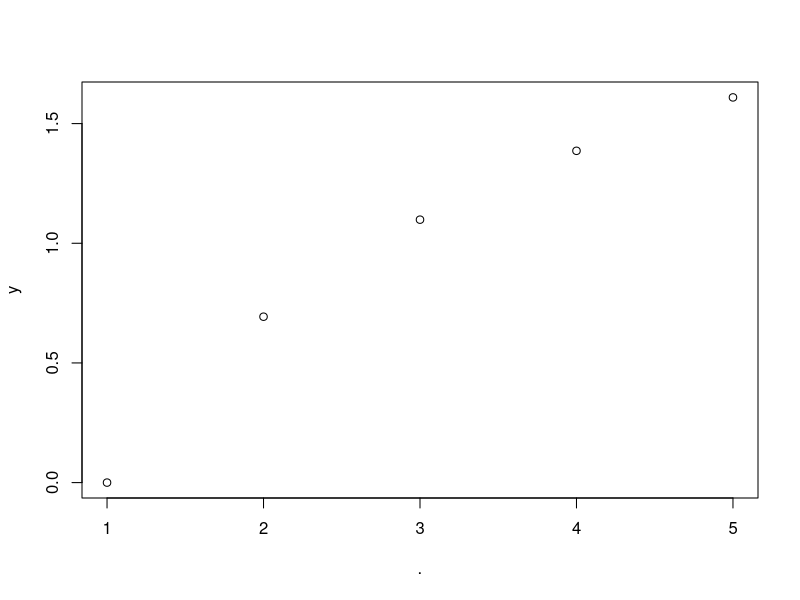
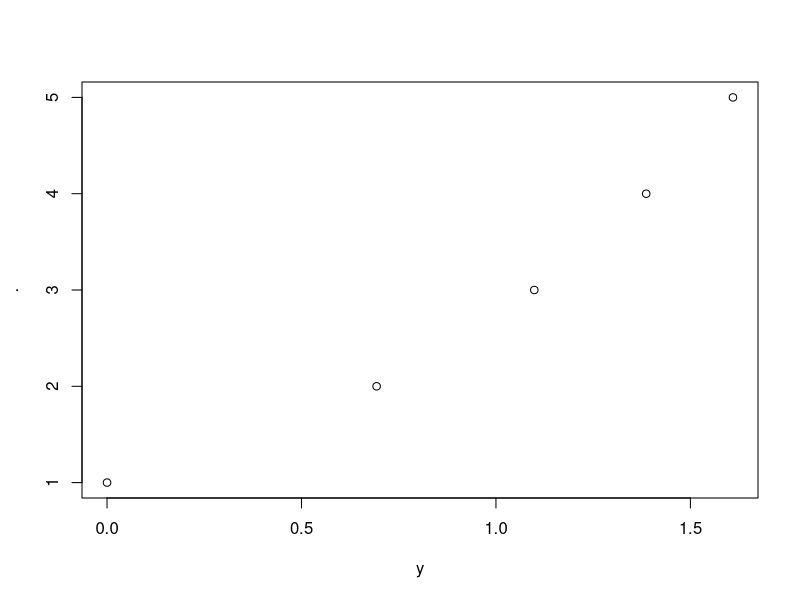

Reproduce these figures in R, in order. (Note: this script raises an error after producing the figures.)
#' chapter 4

#' %>% 
#' x %>%  f() -> f(x)
#' x %>%  f(y) -> f(x,y)
#' x %>%  f(y, .) -> f(y,x)

library(dplyr)
x <- 1:5
y <- log(x)
x %>% mean()
x %>%  plot(y)
x %>%  plot(y,.)

x %>% log() %>% mean() # == mean(log(x))
x %>% log() %>% mean() %>% sqrt() # == sqrt(mean(log(x)))

#파이프를 통해 할당

x = 1:5
u = x %>% mean
u
v <- x %>% mean
v
x %>%  mean -> w
w

s = as_tibble(airquality) %>%  print(n=3)
dim(s)

#filter
library(tidyverse)
mtcars_t <- as_tibble(mtcars)
mtcars_t
mtcars_t %>%  filter(mpg >= 30)
mtcars_t %>%  filter(mpg>=30, wt<1.8) # & 대신 , 를 사용할 수 있다.

mtcars_t %>% filter(mpg <= 30, cyl %in% c(6,8), am ==1)

mtcars_t %>% 
  filter(
    mpg >= median(mpg), mpg <= quantile(mpg, probs=0.75) 
    ) %>% 
      print(n=3)

mtcars_t %>% 
  filter(
    between(mpg, median(mpg), quantile(mpg, probs = 0.75))
  )

airs <- as_tibble(airquality) %>% print(n=3)

airs %>% 
  filter(is.na(Ozone) | is.na(Solar.R)) %>% 
  print(n=3)

#slice : 행 번호를 직접 입력하여 특정 행 선택 또는 제거

iris_t <- as_tibble(iris)
iris_t %>% slice(5:10)
iris_t %>%  slice(-(5:10)) %>% 
  print(n=3)
#마지막행 선택
iris_t %>% slice(n()) # n() : 행의 개수를 게는 함수

iris_t %>%  slice_head(n = 3)
iris_t %>%  slice_tail(n = 3)
iris_t %>%  slice_sample(n = 3)
iris_t %>%  slice(prop = 0.02, replace=TRUE) # 0.02퍼센트 행 복원 추출

iris_t %>%  slice_max(Sepal.Width, n = 2)#가장 큰 것 #선택하고자하는 개수(n), 또는 비율(prop)
iris_t %>%  slice_max(Sepal.Width, prop=0.02)
iris_t %>%  slice_min(Petal.Length, prop=0.02)

#arange() 변수 기준으로 재배열
# arrange(df, var_1,var2) #var_1 : 제1정렬기준, var2_2: 제2장렬기준
# 오름차순(작은것부터)가 디폴트, desc() : 내림차순으로 

mtcars_t %>% arrange(mpg) %>% print(n=3)
mtcars_t %>% arrange(mpg, desc(wt)) %>% print(n=3)

air <- as_tibble(airquality)
air
airs_1 <- air %>%  filter(Month == 5, Day <= 10)
airs_1
airs_1 %>% arrange(!is.na(Ozone)) 
# 중요 ! : 결측값을 가장 앞으로 배치 == is.na(x)
airs_1 %>% arrange(!is.na(Ozone), desc(Ozone))

#distinct() : 중복행 제거
# option : .keep_all = TRUE : 모든 변수 유지, 중복된 행 중 첫번째 행만 유지
# FALSE : 해당 변수만
df1 <- tibble(id=rep(1:3, times=2:4), x1 = c(1:2,1:3,1:4))
df1
df1 %>% distinct(id, .keep_all = TRUE)
df1 %>%  distinct(id)
df2 <-  tibble(id=rep(1:3, each=2), x1=c(2,2,3,1,4,4))
df2
df2 %>% distinct(.keep_all = TRUE)
rm(list=ls())
#select : 열 선택
mtcars
mtcars_t <- mtcars %>% 
  rownames_to_column(var="row.name") %>% 
  as_tibble()
mtcars_t
mtcars_t %>% select(1:3,7)
mtcars_t %>%  select(row.name:cyl,wt)

# 열 제거 : ! , -
mtcars_t %>% select(-c(1:3,7))
mtcars_t %>% select(!c(1:3,7))
mtcars_t %>% select(1:3, !1)
# 1,2,3과 1을 제외한 나머지의 합집합 == 전체
mtcars_t %>% select(1:3,-1)
# 1,2,3에서 1을 제외한 2,3
mtcars_t %>%  select(-c(1:3),-1)
# 1,2,3을 제외하고 첫번째

# where(fn) 
# fn : 결과가 TRUE or FALSE인 predicate 함수
# where(fn) : 결과가 TRUE인 변수 선택

mpg %>%  print(n=3)
#숫자형 변수 선택
mpg %>% select(where(is.numeric))

# everything() : 모든 변수 선택
# last_col() : 마지막 변수 선택

# starts_with("x") : x로 시작하는 변수 선택
# ends_with("x") : x로 끝나는 변수 선택
# contains("x") : x를 포함하는 변수 
# num_range("x", 1:10) : x1,x2, ... , x10과 동일
# all_of(vec): vec에 이름 있는 변수 선택, 단 없는 변수 이름이 vec에 있으면 오류 발생
# any_of(vec) : all_of(vec)과 동일, 데이터프레임에 없는 이름이 vec에 있어도 오류 발생하지않음

mtcars_t %>% select(1, last_col())
mtcars_t %>% select(starts_with("m"))
mtcars_t %>% select(ends_with("p"))
mtcars_t %>% select(contains("A"))
vars <- c("model","mpg","wt")
mtcars_t %>% select(any_of(vars))
mtcars_t %>% select(all_of(vars))#에러발생
mtcars_t %>% select(where(is.numeric), contains("c"))

#열이름 변경
# select, rename, rename_with

mtcars_t <- mtcars %>% 
  rownames_to_column(var = "row.name") %>% 
  as_tibble()
mtcars_t %>% select(model = row.name) # row.name을 model로 이름 변경
mtcars_t %>% select(model = row.name, everything()) #모든 열 유지

mtcars_t %>% rename(model = row.name)
#rename_with() : 많은 변수 이름을 공통된 양식으로 변경하는 경우

mtcars_t %>% rename_with(toupper)

mtcars_t %>% rename_with(toupper, contains("a"))

#relocate : 열 위치 변경

iris_t <- as_tibble(iris)
iris_t
iris_t %>% relocate(Species)#Species 맨앞으로

iris_t %>% relocate(ends_with("th"), .after=(Species))

# mutate() , transmute : 새로운 열 추가

mtcars_t %>% mutate(kml = mpg*0.43,
                    gp_kml = if_else(kml>=10, "good", "bad")) %>% relocate(kml, gp_kml)
mtcars_t %>% mutate(kml = mpg*0.43,
                    gp_kml = case_when(
                      kml < 8 ~ "bad",
                      kml < 11 ~ "good",
                      TRUE ~ "excellent"
                    )) %>% relocate(kml, gp_kml)

# summarise()

mpg %>% 
  summarise(n = n(), n_hwy = n_distinct(hwy), #n() : 전체 행 개수, n_distinct() : 서로 다른 값을 갖고 있는 행의 개수
            avg_hwy = mean(hwy))
                    
mpg %>% 
  summarise(avg_hwy = mean(hwy), rng_hwy. = range(hwy))

# groupby()

by_cyl <- mpg %>% group_by(cyl)
by_cyl

by_cyl %>% tally() # 각 그룹에 속한 자료 개수 확인
mpg %>% count(cyl)
by_cyl %>% ungroup()

airs_M <- airquality %>% group_by(Month)
airs_M %>% summarise(avg_Oz = mean(Ozone, na.rm=TRUE))
airs_M %>% summarise(n_miss = sum(is.na(Ozone)),
                     n_obs = sum(!is.na(Ozone)))
# first(), las(), nth()
airs_M %>% summarise(first_Oz = first(Ozone),
                     last_Oz = last(Ozone))
#월별 Ozone의 가장 작은 값과 큰 값

airs_M %>% summarise(min_Oz = min(Ozone, na.rm=TRUE),
                     max_Oz = max(Ozone,na.rm=TRUE))

#월별 Ozone의 개별 값이 전체 기간 동안의 평균값보다 작은 날 수

airs_M %>% summarise(below_mean = sum(Ozone < mean(airquality$Ozone,na.rm=TRUE),na.rm = TRUE))

#select : 열 선택

mpg %>% group_by(cyl) %>% select(hwy)
mpg %>% group_by(cyl) %>% arrange(hwy, .by_group = TRUE) # cyl이 첫번째 정렬변수

mpg %>% select(cyl, hwy) %>% 
  mutate(std_hwy = hwy - mean(hwy), rank = min_rank(hwy))
# min_rank : 입력된 벡터의 오름차순 순위 계산(작을수록 낮은 순위)
mpg %>% select(cyl,hwy) %>% 
  group_by(cyl) %>%
  mutate(std_hwy = hwy - mean(hwy), rank=min_rank(hwy))

# mpg의 cyl 그룹별 hwy가 가장 큰 값을 갖는 행 선택

mpg %>% group_by(cyl) %>%
  select(1:2,hwy) %>% 
  filter(hwy == max(hwy)) %>% 
  arrange(hwy, .by_group = TRUE)

# airquality에서 Ozone의 월별 첫날과 마지막 날, 가장 큰 값과 가장 작은 값 을 갖는 행 선택

air_M <- airquality %>% group_by(Month) %>% select(1,5,6)
air_M %>% slice_head(n=1)
air_M %>% slice_tail(n=1)
#slice_max, slice_min
air_M %>% slice_max(Ozone, n=1)
air_M %>% slice_min(Ozone, n=1)

#n() : 행 개수 계산, cur_data() : 각 그룹별 데이터를 따로 불러옴

mpg %>% group_by(cyl) %>% summaray(data=cur_data())

# skip! 혹시 몰라서 회귀모델
# 예제 (skip)
# - mpg에서 cyl 그룹별로 hwy를 반응변수, displ을 설명변수로 하는 회귀모형 적합하고 결정계수 계산
# - 그룹별케이스가5를초과하지않는그룹자료는제외
mpg %>%
group_by(cyl) %>%
filter(n() > 5) %>%
summarise(r2 = summary(lm(hwy ~ displ,
                          data = cur_data()))$r.squared)

# across() : 다수의 열을 대상으로 하는 작업
mtcars %>%
  summarise(mpg=mean(mpg), cyl=mean(cyl),
            disp=mean(disp), hp=mean(hp))
#훨씬 빠르게 할 수 있음!
mtcars %>% summarise((across(mpg:hp, mean)))

iris_t <- as_tibble(iris)
iris_t %>% 
  summarise(across(where(is.numeric),mean))
# iris에서 숫자형 변수는 평균, 요인은 수준의 개수
iris_t %>% 
  summarise(across(where(is.numeric),mean),
            across(where(is.factor), nlevels)) # 수준의 개수 : nlevels

#전체 행의 개수와 숫자형 변수의 표준편차
iris_t %>% 
  summarise(n = n(), across(where(is.numeric),sd))
# n이 먼저 생성되고 across에서 다시 sd 계산에 들어가므로 NA 생성
iris_t %>% 
  summarise(across(where(is.numeric),sd), n=n())

# iris에서 “Se”로 시작하는 변수의 평균과 표준편차
iris_t %>% 
  summarise(across(starts_with("Se"),list(M=mean,SD=sd))) #list 사용!

#열이름 형식 변경
iris_t %>% 
  summarise(across(starts_with("Se"),list(M=mean,SD=sd),
                   .names="{fn}_{col}")) #디폴트 : {col}_{fn}

#iris에서 각 숫자형 변수의 결측값 개수
iris_t %>% 
  summarise(across(where(is.numeric), ~sum(is.na(.x)))) ##!!!! ~sum(is.na(.x)) 기억!!!

iris %>% 
  group_by(Species) %>% 
  summarise(across(where(is.numeric), ~ length(unique(.x))))

# airquality에서 Ozone과 Solar.R의 평균과 표준편차

airquality %>% 
  summarise(across(c(Ozone,Solar.R), list(M=~mean(.x,na.rm=TRUE),SD=~sd(.x,na.rm=TRUE))))

# iris에서 요인을 문자형 변수로 전환

iris_t <- as_tibble(iris)

iris_t %>% 
  mutate(across(where(is.factor),~as.character(.x)))

# 센티미터 단위로 측정된 자료를 인치 단위로 변환

iris_t %>% 
  mutate(across(where(is.numeric), ~ .x/2.54))

# iris에서 이름에 ‘Len’이 있는 변수의 자료가 모두 6.5 이상이 되는 행 선택
iris_t %>% 
  filter(across(contains("Len"), ~ .x>= 6.5))

# airquality에서 적어도 하나의 결측값이 있는 행 제거

airquality %>% as_tibble() %>% 
  filter(across(.fns = ~ !is.na(.x)))
airquality %>% as_tibble() %>% 
  na.omit()

# mpg에서 처음 두 변수 manufacturer와 model의 자료가 중복되지 않는 행 선택

mpg %>% as_tibble() %>% distinct(across(1:2), .keep_all=TRUE)

# manufacturer와 model으로 구성되는 그룹에 속한 행 개수 계산하여 내림차순 으로 정렬

mpg %>% as_tibble() %>% count(across(1:2), sort=TRUE)

#행단위작업 : rowwise()

df1 <- tibble(x=1:2,y=3:4,z=5:6)
df1
df1 %>% rowwise() #행단위로 그룹을 생성

df1 %>% 
  rowwise() %>% 
  mutate(total = sum(c(x,y,z)))

df2 <- tibble(id = 1:3, w = 10:12, x = 20:22,
              y = 30:32, z = 40:42)
df2 %>% 
  rowwise() %>% 
  summarise(total=sum(c_across(where(is.numeric))))

df2 %>% 
  rowwise(id) %>%  #id는 연산과정에서 제외됨
  summarise(total=sum(c_across(where(is.numeric)))) 

df2 %>% 
  rowwise(id) %>% 
  mutate(total = sum(c_across(where(is.numeric)))) %>% 
  ungroup() %>% 
  mutate(across(w:z, ~.x/total))


#------------------------------------------------------------------------------#
#' 연습문제
#' 
#'    1.

#1)
airquality %>% 
  filter(Wind >= mean(Wind), Temp < mean(Temp)) %>% 
  select(c(Ozone, Solar.R, Month)) -> air_sub1
air_sub1
#2)
airquality %>% 
  filter(Wind < mean(Wind), Temp >= mean(Temp)) %>% 
  select(c(Ozone, Solar.R, Month)) -> air_sub2
air_sub2
#3)
air_sub1 %>% as_tibble() %>% 
  summarise(n = n(), m_oz=mean(Ozone, na.rm=TRUE), m_solar = mean(Solar.R,na.rm=TRUE))
air_sub2 %>% as_tibble() %>% 
  summarise(n = n(), m_oz=mean(Ozone, na.rm=TRUE), m_solar = mean(Solar.R,na.rm=TRUE))

#4)

air_sub1 %>% as_tibble() %>% 
  group_by(Month) %>% 
  summarise(n = n(), m_oz=mean(Ozone, na.rm=TRUE), m_solar = mean(Solar.R,na.rm=TRUE))

air_sub2 %>% as_tibble() %>% 
  group_by(Month) %>% 
  summarise(n = n(), m_oz=mean(Ozone, na.rm=TRUE), m_solar = mean(Solar.R,na.rm=TRUE))
rm(list=ls())
#     2.
#1)
mtcars %>% rownames_to_column(var="model") %>% as_tibble()

#2)
mtcars %>% 
  rownames_to_column(var="model") %>% as_tibble() %>% 
  select(c(model,mpg,cyl,disp,hp,wt,am)) -> cars

#3)
cars %>% 
  mutate(disp_cc = disp * 16.4) %>% 
  select(-disp) -> cars

#4)
?case_when
cars %>% 
  mutate(type = case_when(
    disp_cc < 1000 ~ "Compact",
    disp_cc < 1500 ~ "Small",
    disp_cc < 2000 ~ "Midsize",
    disp_cc >= 2000 ~ 'Large'
  )) -> cars
cars
#5)
cars %>% filter(am==1,cyl==8) %>% 
  select(-c(cyl,hp,wt,am))



#6)
cars %>% group_by(cyl) %>% 
  select(c(cyl,mpg,disp_cc,hp,wt)) %>% 
  summarise(across(mpg:wt,mean)) %>% 
  mutate(n=n()) %>% 
  relocate(n, .after=cyl)

#   3.

airquality %>% 
  slice_sample(n=10) -> air_1
air_1
airquality = airquality.drop(air_1)


#4.

df <- tibble(Name = c("Park","Lee","Kim"), A = c(14,21,15), B=c(12,16,5),C=c(4,8,10))
#1)
df %>% rowwise() %>% 
  mutate(total=sum(A,B,C))

#2)  
df %>% rowwise() %>% 
  mutate(total=sum(A,B,C)) %>% 
  ungroup() %>% 
  mutate(ratio=total / sum(total))

#5

library(MASS)


#1)
Cars93 %>% dplyr::select(c(Manufacturer,Model,MPG.highway,Cylinders,Weight,Origin)) -> car
car
#2)
car %>% mutate(make = paste(Manufacturer,Model,sep = "_")) %>% 
  dplyr::select(-c(Manufacturer,Model)) %>% 
  relocate(make) -> car
#3)
car %>% group_by(Cylinders) %>% 
  count(Cylinders, sort=TRUE)
car
#4)
car %>% group_by(Cylinders) %>%  
  filter(!Cylinders %in% c("3","5","rotary")) %>% 
  ungroup() -> car
car
#5)

car %>% filter(MPG.highway==max(MPG.highway)) %>% 
  dplyr::select(c(make,MPG.highway))

#------------------------------------------------------------------------------#

######
##4###
######

ggplot(data=mpg) +
  geom_point(mapping=aes(x=displ,y=hwy), color="blue")

ggplot(data=mpg) +
  geom_point(mapping=aes(x=displ,y=hwy,color="blue"))

pp <- mpg %>% 
  filter(class != "2seater") %>% 
  ggplot() +
  geom_point(mapping = aes(x=displ,y=hwy))
pp+ facet_wrap(~class)
pp+ facet_wrap(~class, ncol=2)
pp+ facet_wrap(~class, ncol=2, dir="v")
## facet_grid
# - 한 변수에 의한 faceting:
#   하나의 행으로 패널 배치: facet_grid(. ~ x) 하나의 열로 패널 배치: facet_grid(x ~ .)
# - 두 변수에 의한 faceting: facet_grid(y ~ x) 행 범주: 변수 y의 범주
# 열 범주: 변수 x의 범주
# (y~x): 행~ 열 (.~x):1행~ 열 (x~.): 행~1열
my_plot <- mpg %>% 
  filter(cyl != 5, drv != "r") %>% 
  ggplot() + 
  geom_point(mapping=aes(x=displ,y=hwy))
my_plot
my_plot + facet_grid(drv ~ .)
my_plot + facet_grid(. ~ cyl)
my_plot + facet_grid(drv ~ cyl)

ggplot(data=mpg) +
  geom_point(mapping=aes(x=displ,y=hwy))

ggplot(data=mpg) +
  geom_smooth(mapping=aes(x=displ,y=hwy)) # 비모수 회귀곡선

ggplot(data=mpg)+
  geom_point(mapping=aes(x=displ,y=hwy)) +
  geom_smooth(mapping=aes(x=displ,y=hwy))
  
ggplot(data=mpg, mapping=aes(x=cty,y=hwy))+
  geom_point(position='jitter')

ggplot(data=mpg, mapping=aes(x=cty,y=hwy))+
  geom_jitter(width=0.4, height=0.05)

ggplot(data=mpg, mapping=aes(x=cty,y=hwy))+
  geom_jitter(width=0.05, height=0.4)
mpg
mpg_1 <- mpg %>% 
  mutate(am=substr(trans,1,nchar(trans)-4)) %>% 
  filter(cyl!=5)
mpg_1
p_1 <- ggplot(data=mpg_1,
              mapping=aes(x=as.factor(cyl), fill=am)) +
  xlab("Number of Cylinders")
p_1 + geom_bar()
# position=“stack”, “dodge”, “dodge2”, “fill” 
# 디폴트 : stack, 수직누적

p_1 + geom_bar(position="dodge")
p_1 + geom_bar(position="dodge2")
p_1 + geom_bar(position="fill")
p_1 + geom_bar(position="stack")

ggplot(data=mpg_1, mapping=aes(x=as.factor(cyl),y=hwy)) +
  geom_boxplot() +
  xlab("Number of Cylinders")

ggplot(data=mpg_1, mapping=aes(x=cyl,y=hwy)) +
  geom_boxplot() +
  xlab("Number of Cylinders")

ggplot(data=mpg_1, mapping=aes(x=as.factor(cyl), y=hwy)) +
  geom_boxplot(mapping=aes(fill=am)) +
  xlab("Number of Cylinders")

ggplot(data=mpg_1, mapping=aes(x=as.factor(cyl),y=hwy)) +
  geom_boxplot() +
  facet_wrap(~am)

## 좌표계 : Coordinate system
# coord_cartesian : xy 축 범위 조정 : xlim, ylim

p <- ggplot(data=mpg, mapping=aes(x=displ, y=hwy)) +
  geom_point() + geom_smooth()
p
p + coord_cartesian(xlim=c(3,6))

# scale 함수의 일반적인 형태: scale_*1*_*2*()
# *1*: 수정하고자 하는 시각적 요소; color, x, y, fill 등등 
# *2*: 적용되는 scale 지칭; discrete, continuous 등등
#' ex) scale_x_continuous(limits=c(3,6))
#' scale_x_continuous(name="Engine")

p + xlim(3,6) + xlab("Engine Displacement") #범위 벗어난 자료 삭제
p + coord_cartesian(xlim=c(3,6)) +
  xlab("Engine Displacement")

ggplot(data=mpg, mapping=aes(x=class, y=hwy)) +
  geom_boxplot() +
  coord_flip()

ggplot(data=mpg,mapping=aes(x="",y=hwy)) +
  geom_boxplot() +
  xlab("") +
  coord_flip()


#------------------------------------------------------------------------------#

#1

library(lattice)


# 1-1)
ggplot(data=barley, mapping=aes(x=variety,y=yield,color=year)) +
  geom_point() +
  coord_flip() -> p

p + facet_wrap(~site)

# 1-2

ggplot(data=barley, mapping=aes(x=variety, y=yield, color=site, shape=year)) +
  geom_point() +
  coord_flip()

# 1-3

barley %>% 
  group_by(variety) %>% 
  summarise(mean_yield = mean(yield)) %>% 
  arrange(desc(.))

#2 - 1

mpg %>% 
  group_by(fl) %>% 
  count()

#2 - 2

mpg %>% 
  group_by(fl) %>% 
  filter(!(fl %in% c('c','e','d'))) %>% 
  ggplot(mapping=aes(x=fl)) +
  geom_bar(aes(y=..count../sum(..count..))) +
  ylab("prop")
#2-3
mpg %>% 
  group_by(fl) %>% 
  filter(!(fl %in% c('c','e','d'))) %>% 
  ungroup() %>% 
  group_by(trans) %>% 
  summarise(n=n())

#2-4
mpg %>% 
  group_by(fl) %>% 
  filter(!(fl %in% c('c','e','d'))) %>% 
  ungroup() %>% 
  mutate(am = substr(trans,1,nchar(trans)-4)) %>% 
  ggplot(mapping=aes(x=fl,fill=am)) +
  geom_bar(position='fill')

#2-5

mpg %>% 
  group_by(fl) %>% 
  filter(!(fl %in% c('c','e','d'))) %>% 
  ungroup() %>% 
  ggplot(mapping=aes(x=fl,y=hwy)) +
  geom_boxplot()
#2-6

mpg %>% 
  group_by(fl) %>% 
  filter(!(fl %in% c('c','e','d'))) %>% 
  ungroup() %>% 
  mutate(am = substr(trans,1,nchar(trans)-4)) %>% 
  ggplot(mapping=aes(x=fl,y=hwy)) +
  geom_boxplot() +
  coord_flip() +
  facet_wrap(~am, dir="v")

# 3-1

airquality %>% 
  group_by(Month) %>% 
  mutate(Missing = is.na(Ozone)) %>% 
  ggplot(mapping=aes(x=Month,fill=Missing)) +
  geom_bar(position="fill")

#3-2
airquality %>% 
  group_by(Month) %>% 
  summarise(mean_oz = mean(Ozone,na.rm=TRUE)) %>% 
  ggplot(mapping = aes(x=Month)) +
  geom_bar(stat='identity',aes(y=mean_oz), position="dodge2")

#3-3 ####모르겠다!! 이게 최선인데

airquality %>% 
  mutate(cat_temp = case_when(
    Temp >= mean(Temp)  ~ "High Temp",
    Temp < mean(Temp) ~ "Low Temp"),
    cat_wind=case_when(
      Wind >= mean(Wind) ~ "High Wind",
      Wind < mean(Wind) ~ "Low Wind"
    )) %>% 
  ggplot(mapping=aes(x=Solar.R,y=Ozone)) +
  geom_point() +
  facet_wrap(~cat_temp + cat_wind)

#4-1
mtcars
mtcars %>%
  rownames_to_column(var="model") %>% 
  as_tibble() %>% 
  dplyr::select(c(model,mpg,disp,wt)) %>% 
  arrange(mpg,desc(disp)) -> mtcars_t

#4-2

mtcars_t %>% 
  mutate(gp_wt=ifelse(wt>median(wt),"Heavy","Not Heavy")) %>% 
  ggplot(mapping=aes(x=disp,y=mpg,color=gp_wt)) +
  geom_point() +
  geom_smooth(method="lm",se=FALSE)

#4-3

mtcars_t %>% 
  mutate(gp_wt=ifelse(wt>median(wt),"Heavy","Not Heavy")) %>% 
  ggplot(mapping=aes(x=disp,y=mpg)) +
  geom_point() +
  geom_smooth(method="lm",se=FALSE) +
  facet_wrap(~gp_wt)

#5
mpg
mpg %>% 
  filter(cyl == 4) %>% 
  mutate(year=as.factor(year)) %>% 
  dplyr::select(c(model,year,displ,cty,hwy)) %>% 
  arrange(year,desc(displ),cty)


#------------------------------------------------------------------------------#

#####
# 5 #
#####

CI_mean<-function(x,conf=0.95){
  m <- mean(x)
  se <- sd(x) / sqrt(length(x))
  alpha <- 1 -conf
  c(m-qnorm(1-alpha/2)*se,m+qnorm(1-alpha/2)*se)
}

set.seed(12345679)
x <- rnorm(n=100)
CI_mean(x)
CI_mean(x, conf=0.90)

# ... : 함수의 마지막 변수로 지정, 기존의 함수를 이용하여 함수를 정의하는 경우 매우 유용함
y <- c(x,NA)
y
CI_mean(y)
CI_mean(y,na.rm=TRUE) #error 발생
CI_mean_dot <- function(x,conf=0.95,...){
  m <- mean(x,...)
  se <- sd(x,...) / sqrt(sum(!is.na(x)))
  alpha <- 1 -conf
  c(m-qnorm(1-alpha/2)*se,m+qnorm(1-alpha/2)*se)
}
CI_mean_dot(y,na.rm=TRUE)

CI_mean_dot1 <- function(x,conf=0.95,aa=F){
  m <-mean(x,na.rm=aa)
  se <- sd(x,na.rm=aa)/sum(!is.na(x))
  alpha <- 1- conf
  c(m-qnorm(1-alpha/2)*se, m+qnorm(1-alpha/2)*se)
}

CI_mean_dot1(y,aa=T)

 CI_mean_dot2 <- function(x,conf=0.95,na.rm=F){
  m <- mean(x,na.rm=na.rm)
  se <- sd(x,na.rm=na.rm)/sqrt(sum(!is.na(x)))
  alpha <- 1-conf
  c(m-qnorm(1-alpha/2)*se, m+qnorm(1-alpha/2)*se)
}
 x=c(1,3,5,7,9,NA)
 CI_mean_dot2(x,na.rm=T)

my_plot <- function(x,y, ...){
  z_x <- (x-mean(x))/sd(x)
  z_y <- (y-mean(y))/sd(y)
  ggplot(data.frame(x=z_x,y=z_y)) +
    geom_point(aes(x,y),...)
}
 
library(ggplot2)
with(cars, my_plot(x=speed,y=dist,shape=20,color="red",size=2))

my_power <- function(first,second){first^second}
my_power(second=5,first=2)
my_power(s=5,f=2)
my_power(2,5)

# return 에 의한 출력, return 없으면 마지막 표현식의 실행결과

my_desc <- function(x,...){
  m.x <- mean(x,...); sd.x <- sd(x,...)
  res <- list(mean=m.x,sd=sd.x)
  return(res)
}

with(cars, my_desc(x=dist))
with(airquality, my_desc(x=Ozone, na.rm=TRUE))

find_roots <- function(a,b,c){
  if(a==0){
    roots <- c("Not quadratic eqation")
  } else{
    D <- b^2-4*a*c
    
    if (D > 0){
      roots <- c((-b+sqrt(D))/2*a,(-b-sqrt(D))/2*a)
    } else if (D==0){
      roots <- -b / (2*a)
    } else {
      roots = c("No real root")
    }
  }
  return(roots)
}
find_roots(1,4,3)


### ifelse(조건, 표현식1, 표현식2)

x <- c(10,3,6,9)
y <- c(1,5,4,12)
ifelse(x>y,x,y)

score <- c(80,75,40,98)
#예: 주어진 점수가 50미만이면 ‘Fail’, 50 이상이면 ‘Pass’를 점수와 함께 출력

grade <- ifelse(score<50,"Fail","Pass")
data.frame(score, grade)

#switch : switch(표현식, 선택항목리스트)
rm(list=ls())
(x <- sample(1:3,1))
switch(x, "Park","Lee","Kim")
switch("aa", aa="bb",bb="aa")

#예: 주어진 자료의 특성을 보고, 자료의 대푯값으로 평균과 중앙값 중 선택하는 함수 작성
rm(list=ls())
my_center <- function(x,type){
  switch(type, mean=mean(x), med=median(x))
}

x <- c(1,2,3,4,50)
my_center(x,"med")
my_center(x,"mean")

# & , | : vector의 element 별로 조건 체크
# &&, || : vector의 첫번째 값만 체크

x=c(1,2,5,7,8)
y=c(3,7,5,2,1)
w=2
u=7
(x>2) & (y>3)
(x>2) && (y>3)
(w>2) & (u>3)
(w>2) && (u>3)
(x>2) | (y>3)
(x>2) || (y>3)

x=runif(1)-0.5;x
if(x<0) print(abs(x))

if(x<0) print(abs(x)) else print(x)

ifelse(x<0, abs(x),x)

ifelse(x<0, c("x is negative"),c("x is positive"))

if(x>=-0.5 && x <=0.5) print(x) else print("wrong number")

for(i in 1:5){print(i)}

res <- vector("double", 5)
for(i in seq_along(res)){
  res[i] <- mean(rnorm(10))
}
round(res,3)

my_desc <- function(x, fun){fun(x)}
x <- rnorm(2000000000)
my_desc(x, mean)
my_desc(x, median)

# lapply(), sapply()
# lapply() : 결과 리스트
# sapply() : 결과가 벡터 또는 행렬

x <- list(a1=1:5, a2=rnorm(5), a3=c(TRUE,FALSE,TRUE,TRUE))

lapply(x,mean)
sapply(x,mean)
unlist(lapply(x,mean))

set.seed(1234)
m <- -2:2
i = 1
res <- vector("double", length(m))

for (i in seq_along(res)){
  res[i] <- mean(rnorm(n=19, mean=m[i], sd=0.5))
}
res

y <- lapply(m, rnorm, n=10,sd=0.5)
sapply(y,mean)

#margin : 1 = 행방향, 2 = 열방향

A <- matrix(c(0.8,1.3,1.0, 1.1, 1.3, 1.3, 0, 1.2, 0.2, 0.6, 1.4, 0.6), nrow=3)
rownames(A) <- c("Park", "Lee", "Kim")
colnames(A) <- paste0("trial", 1:4)

apply(A,1,mean)
apply(A,1,range)
apply(A,2,mean)

data(Cars93, package = "MASS")
with(Cars93, tapply(MPG.city, Origin, mean))
Cars93
with(Cars93, tapply(MPG.city,Origin,mean,simplify = FALSE))

x_g <- with(Cars93, split(MPG.city, Origin))
str(x_g)
labbply(x_g,mean)
#split(A,B) : A를 B의 값 별로 분리
rm(list=ls())
library(dplyr)
data(Cars93, package = "MASS")
Cars93
Cars93 %>% 
  group_by(Origin) %>% 
  summarise(m=mean(MPG.city), n=n())



